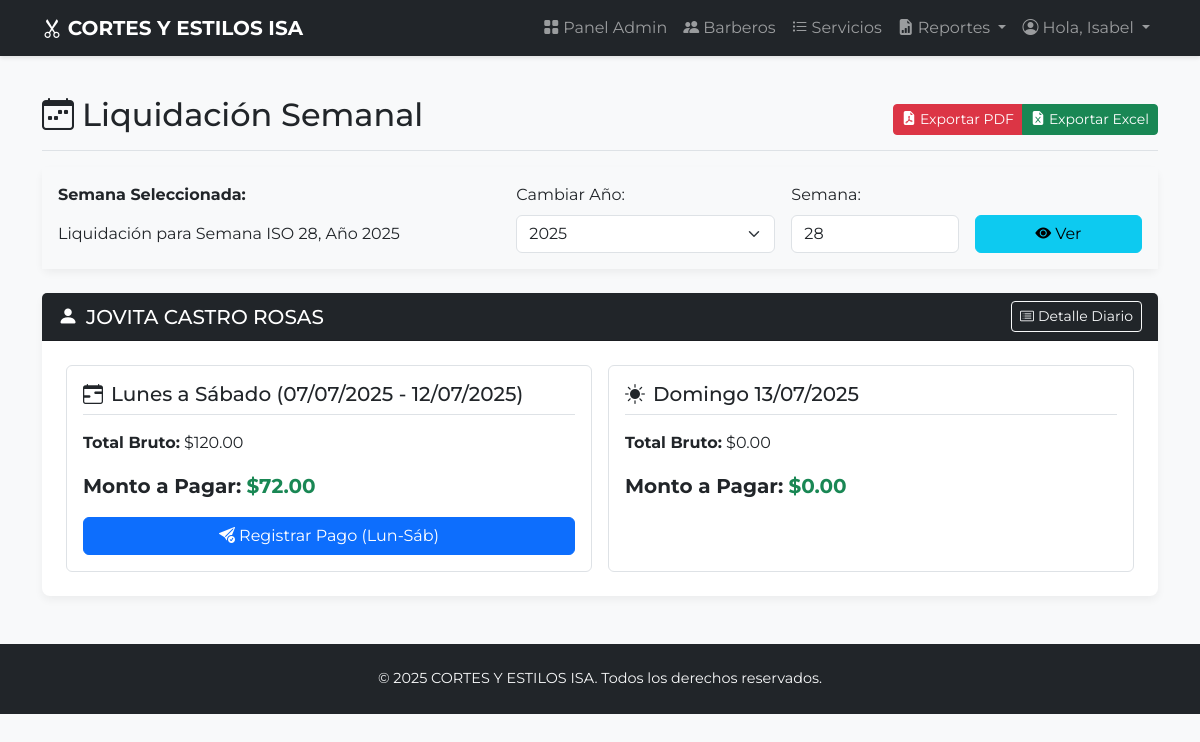
The app's page /admin/liquidacion_semanal (signed in) with its own data.
### app.py (models this page shows, shortened)
class Barbero(db.Model, UserMixin):
    id = db.Column(db.Integer, primary_key=True)
    nombre_usuario = db.Column(db.String(80), unique=True, nullable=False)
    contrasena_hash = db.Column(db.String(256), nullable=False)
    nombre_completo = db.Column(db.String(120), nullable=False)
    porcentaje_comision = db.Column(db.Float, nullable=False, default=0.5)
    rol = db.Column(db.String(20), nullable=False, default='barbero')
    cortes = db.relationship('Corte', backref='autor_barbero', lazy='dynamic') # Cambiado a lazy='dynamic'
    pagos = db.relationship('PagoSemanal', backref='beneficiario_barbero', lazy='dynamic') # Cambiado a lazy='dynamic'

### app.py (the view, shortened to what this page needs)
@app.route('/admin/liquidacion_semanal', methods=['GET', 'POST'])
@login_required
@admin_required
def admin_liquidacion_semanal():
    year_actual = request.args.get('year', default=date.today().isocalendar()[0], type=int)
    week_actual = request.args.get('week', default=date.today().isocalendar()[1], type=int)
    fecha_lunes_semana = datetime.fromisocalendar(year_actual, week_actual, 1)
    fecha_sabado_semana = fecha_lunes_semana + timedelta(days=5)
    fecha_domingo_semana = fecha_lunes_semana + timedelta(days=6)
    inicio_lunes_sabado = fecha_lunes_semana.replace(hour=0, minute=0, second=0)
    fin_lunes_sabado = fecha_sabado_semana.replace(hour=23, minute=59, second=59)
    inicio_domingo = fecha_domingo_semana.replace(hour=0, minute=0, second=0)
    fin_domingo = fecha_domingo_semana.replace(hour=23, minute=59, second=59)
    periodo_id_monsat = f"{year_actual}-W{week_actual:02d}_MonSat"
    desc_periodo_monsat = f"Lunes a Sábado ({fecha_lunes_semana.strftime('%d/%m/%Y')} - {fecha_sabado_semana.strftime('%d/%m/%Y')})"
    periodo_id_domingo = f"{fecha_domingo_semana.strftime('%Y-%m-%d')}_Sun"
    desc_periodo_domingo = f"Domingo {fecha_domingo_semana.strftime('%d/%m/%Y')}"
    detalle_periodo_general = f"Liquidación para Semana ISO {week_actual}, Año {year_actual}"
    barberos_activos = Barbero.query.filter_by(rol='barbero').order_by(Barbero.nombre_completo).all()
    liquidacion_data = []
    fechas_de_la_semana_obj = [(fecha_lunes_semana + timedelta(days=i)).date() for i in range(7)]
    for barbero in barberos_activos:
        cortes_semana = Corte.query.filter(Corte.barbero_id == barbero.id, Corte.fecha_hora_corte.between(inicio_lunes_sabado, fin_domingo)).all()
        cortes_monsat = [c for c in cortes_semana if c.fecha_hora_corte <= fin_lunes_sabado]
        cortes_domingo = [c for c in cortes_semana if c.fecha_hora_corte > fin_lunes_sabado]
        bruto_monsat = sum(c.precio_registrado for c in cortes_monsat)
        comision_monsat = sum(c.precio_registrado * get_commission_rate(barbero, c.servicio_id) for c in cortes_monsat)
        bruto_domingo = sum(c.precio_registrado for c in cortes_domingo)
        comision_domingo = sum(c.precio_registrado * get_commission_rate(barbero, c.servicio_id) for c in cortes_domingo)
        pago_monsat_registrado = PagoSemanal.query.filter_by(barbero_id=barbero.id, periodo_pago_id=periodo_id_monsat).first()
        pago_domingo_registrado = PagoSemanal.query.filter_by(barbero_id=barbero.id, periodo_pago_id=periodo_id_domingo).first()
        detalle_diario_completo = []
        daily_chart_data = []
        for fecha_dia_obj in fechas_de_la_semana_obj:
            cortes_del_dia = [c for c in cortes_semana if c.fecha_hora_corte.date() == fecha_dia_obj]
            bruto_dia = sum(c.precio_registrado for c in cortes_del_dia)
            comision_dia = sum(c.precio_registrado * get_commission_rate(barbero, c.servicio_id) for c in cortes_del_dia)
            daily_chart_data.append(round(bruto_dia, 2))
            detalle_diario_completo.append({'fecha': fecha_dia_obj, 'bruto_dia': bruto_dia, 'comision_dia': comision_dia, 'cantidad_cortes': len(cortes_del_dia)})
        liquidacion_data.append({
            'barbero': barbero,
            'monsat_bruto': bruto_monsat,
            'monsat_comision': comision_monsat,
            'monsat_barberia': bruto_monsat - comision_monsat,
            'pago_monsat_registrado': pago_monsat_registrado,
            'domingo_bruto': bruto_domingo,
            'domingo_comision': comision_domingo,
            'domingo_barberia': bruto_domingo - comision_domingo,
            'pago_domingo_registrado': pago_domingo_registrado,
            'detalle_diario': detalle_diario_completo,
            'daily_chart_labels': ["Lun", "Mar", "Mié", "Jue", "Vie", "Sáb", "Dom"],
            'daily_chart_data': daily_chart_data
        })
    anios_disponibles = sorted(list(set(r[0] for r in db.session.query(extract('year', Corte.fecha_hora_corte)).distinct().all() if r[0] is not None)), reverse=True)
    current_year_for_select = date.today().year
    if not anios_disponibles or current_year_for_select not in anios_disponibles:
        if current_year_for_select not in anios_disponibles : anios_disponibles.append(current_year_for_select)
        anios_disponibles.sort(reverse=True)
    return render_template('admin/liquidacion_semanal.html',
                           liquidacion_data=liquidacion_data,
                           detalle_periodo_general=detalle_periodo_general,
                           desc_periodo_monsat=desc_periodo_monsat,
                           desc_periodo_domingo=desc_periodo_domingo,
                           periodo_id_monsat=periodo_id_monsat,
                           periodo_id_domingo=periodo_id_domingo,
                           selected_year=year_actual,
                           selected_week=week_actual,
                           anios_disponibles=anios_disponibles,
                           fechas_de_la_semana_encabezados=fechas_de_la_semana_obj)

### app.py (called while the page is built)
@login_manager.user_loader
def load_user(user_id):
    return Barbero.query.get(int(user_id))

def get_commission_rate(barbero_obj, servicio_id):
    comision_especifica = ComisionServicio.query.filter_by(
        barbero_id=barbero_obj.id,
        servicio_id=servicio_id
    ).first()
    if comision_especifica and comision_especifica.porcentaje > 0:
        return comision_especifica.porcentaje
    return barbero_obj.porcentaje_comision

def admin_required(f):
    @wraps(f)
    def decorated_function(*args, **kwargs):
        if not current_user.is_authenticated or current_user.rol != 'admin':
            flash("Acceso no autorizado. Se requieren permisos de administrador.", "danger")
            return redirect(url_for('login', next=request.url))
        return f(*args, **kwargs)
    return decorated_function

@app.context_processor
def inject_now():
    utc_now = datetime.utcnow()
    aware_utc_now = pytz.utc.localize(utc_now)
    local_now = aware_utc_now.astimezone(TARGET_TIMEZONE)
    return {'now': local_now} # 'now' ahora estará en tu hora local

### templates/admin/liquidacion_semanal.html (shortened to what this page needs)
{% extends "base.html" %}
{% block content %}
    <div class="d-flex justify-content-between flex-wrap flex-md-nowrap align-items-center pt-3 pb-2 mb-3 border-bottom">
        <h1 class="h2"><i class="bi bi-calendar-week me-2"></i>Liquidación Semanal</h1>
        <div class="btn-group">
            <a href="{{ url_for('exportar_liquidacion_semanal', formato='pdf', year=selected_year, week=selected_week) }}" class="btn btn-danger btn-sm">
                <i class="bi bi-file-earmark-pdf-fill me-1"></i>Exportar PDF
            </a>
            <a href="{{ url_for('exportar_liquidacion_semanal', formato='excel', year=selected_year, week=selected_week) }}" class="btn btn-success btn-sm">
                <i class="bi bi-file-earmark-excel-fill me-1"></i>Exportar Excel
            </a>
        </div>
    </div>
    <div class="card mb-4">
        <div class="card-body bg-light">
            <form method="GET" class="row g-3 align-items-center">
                <div class="col-md-5">
                    <label for="week" class="form-label"><strong>Semana Seleccionada:</strong></label>
                    <p class="form-control-plaintext mb-0">{{ detalle_periodo_general }}</p>
                </div>
                <div class="col-md-3 col-6">
                    <label for="year" class="form-label">Cambiar Año:</label>
                    <select name="year" id="year" class="form-select">
                         {% for anio_option in anios_disponibles %}
                        <option value="{{ anio_option }}" {{ 'selected' if anio_option == selected_year }}>{{ anio_option }}</option>
                        {% endfor %}
                    </select>
                </div>
                <div class="col-md-2 col-6">
                    <label for="week" class="form-label">Semana:</label>
                    <input type="number" name="week" id="week" value="{{ selected_week }}" min="1" max="53" class="form-control">
                </div>
                <div class="col-md-2 align-self-end">
                    <div class="d-grid">
                        <button type="submit" class="btn btn-info"><i class="bi bi-eye-fill me-1"></i>Ver</button>
                    </div>
                </div>
            </form>
        </div>
    </div>
    {% if not liquidacion_data %}
        <div class="text-center p-4">
            <i class="bi bi-info-circle" style="font-size: 3rem; color: #6c757d;"></i>
            <p class="mt-3">No hay datos de liquidación para la semana seleccionada.</p>
            <p class="text-muted">Puede que no haya barberos activos o no se hayan registrado servicios en este período.</p>
        </div>
    {% else %}
        {% for item in liquidacion_data %}
        <div class="card mb-4">
            <div class="card-header bg-dark text-white">
                <div class="d-flex justify-content-between align-items-center">
                    <span class="h5 mb-0">
                        <i class="bi bi-person-fill me-2"></i>{{ item.barbero.nombre_completo }}
                    </span>
                    <button class="btn btn-sm btn-outline-light" type="button" data-bs-toggle="collapse" data-bs-target="#collapse-detail-{{ item.barbero.id }}-{{ loop.index }}" aria-expanded="false" aria-controls="collapse-detail-{{ item.barbero.id }}-{{ loop.index }}">
                        <i class="bi bi-card-list me-1"></i>Detalle Diario
                    </button>
                </div>
            </div>
            <div class="card-body p-4">
                <div class="row g-3">
                    <div class="col-lg-6">
                        <div class="p-3 border rounded h-100">
                            <h5 class="border-bottom pb-2 mb-3"><i class="bi bi-calendar-range me-2"></i>{{ desc_periodo_monsat }}</h5>
                            <p><strong>Total Bruto:</strong> ${{ "{:,.2f}".format(item.monsat_bruto) }}</p>
                            <p class="fs-5"><strong>Monto a Pagar:</strong> <strong class="text-success">${{ "{:,.2f}".format(item.monsat_comision) }}</strong></p>
                            {% if item.pago_monsat_registrado %}
                                <div class="alert alert-success small p-2"><i class="bi bi-check-circle-fill me-1"></i>Pagado el {{ item.pago_monsat_registrado.fecha_pago_registrado | localtime('%d/%m/%Y %H:%M') }}</div>
                            {% elif item.monsat_bruto > 0 %}
                                <form method="POST" action="{{ url_for('admin_liquidacion_semanal', year=selected_year, week=selected_week) }}" class="mt-3 d-grid">
                                    <button type="submit" class="btn btn-primary"><i class="bi bi-send-check-fill me-1"></i>Registrar Pago (Lun-Sáb)</button>
                                </form>
                            {% endif %}
                        </div>
                    </div>
                    <div class="col-lg-6">
                         <div class="p-3 border rounded h-100 bg-light-info">
                            <h5 class="border-bottom pb-2 mb-3"><i class="bi bi-sun-fill me-2"></i>{{ desc_periodo_domingo }}</h5>
                             <p><strong>Total Bruto:</strong> ${{ "{:,.2f}".format(item.domingo_bruto) }}</p>
                            <p class="fs-5"><strong>Monto a Pagar:</strong> <strong class="text-success">${{ "{:,.2f}".format(item.domingo_comision) }}</strong></p>
                        </div>
                    </div>
                </div>
            </div>
        </div>
        {% endfor %}
    {% endif %}
{% endblock %}

### templates/base.html (shortened to what this page needs)
<!DOCTYPE html>
<html lang="es" data-bs-theme="light">
<head>
    <link href="https://cdn.jsdelivr.net/npm/bootstrap@5.3.2/dist/css/bootstrap.min.css" rel="stylesheet">
    <link rel="stylesheet" href="https://cdn.jsdelivr.net/npm/bootstrap-icons@1.11.3/font/bootstrap-icons.min.css">
</head>
<body>
    <nav class="navbar navbar-expand-lg navbar-dark bg-dark sticky-top">
        <div class="container">
            <a class="navbar-brand fw-bold" href="{{ url_for('index') }}">
                <i class="bi bi-scissors"></i>
                CORTES Y ESTILOS ISA
            </a>
            <div class="collapse navbar-collapse" id="navbarNav">
                <ul class="navbar-nav ms-auto mb-2 mb-lg-0">
                    {% if current_user.is_authenticated %}
                        {% if current_user.rol == 'admin' %}
                            <li class="nav-item"><a class="nav-link" href="{{ url_for('admin_dashboard') }}"><i class="bi bi-grid-fill me-1"></i>Panel Admin</a></li>
                            <li class="nav-item"><a class="nav-link" href="{{ url_for('admin_barberos') }}"><i class="bi bi-people-fill me-1"></i>Barberos</a></li>
                            <li class="nav-item"><a class="nav-link" href="{{ url_for('admin_servicios') }}"><i class="bi bi-list-task me-1"></i>Servicios</a></li>
                            <li class="nav-item dropdown">
                                <a class="nav-link dropdown-toggle" href="#" id="navbarDropdownReportes" role="button" data-bs-toggle="dropdown" aria-expanded="false">
                                    <i class="bi bi-file-earmark-bar-graph-fill me-1"></i>Reportes
                                </a>
                            </li>
                        {% else %}
                            <li class="nav-item"><a class="nav-link" href="{{ url_for('barbero_dashboard') }}"><i class="bi bi-person-workspace me-1"></i>Mi Panel</a></li>
                        {% endif %}
                        <li class="nav-item dropdown">
                             <a class="nav-link dropdown-toggle" href="#" id="navbarDropdownUser" role="button" data-bs-toggle="dropdown" aria-expanded="false">
                                <i class="bi bi-person-circle me-1"></i>Hola, {{ current_user.nombre_completo.split(' ')[0] }}
                            </a>
                        </li>
                    {% else %}
                        <li class="nav-item"><a class="nav-link" href="{{ url_for('login') }}"><i class="bi bi-box-arrow-in-right me-1"></i>Iniciar Sesión</a></li>
                    {% endif %}
                </ul>
            </div>
        </div>
    </nav>
    <main class="container py-4">
        {% block content %}{% endblock %}
    </main>
    <footer class="footer mt-auto">
        <div class="container text-center">
            <span class="text-light">&copy; {{ now.year if now else '' }} CORTES Y ESTILOS ISA. Todos los derechos reservados.</span>
        </div>
    </footer>
</body>
</html>

### templates/base.html (style rules this page uses)
body { font-family: 'Montserrat', sans-serif; background-color: #f8f9fa; }
.navbar { box-shadow: 0 2px 4px rgba(0,0,0,.1); }
.card { border: none; box-shadow: 0 4px 8px rgba(0,0,0,.05); border-radius: 0.5rem; }
.footer { background-color: #212529; color: white; padding: 1.5rem 0; font-size: 0.9em; }

### records on screen
Barbero: nombre_completo "Isabel"
Barbero: barbero.nombre_completo "JOVITA CASTRO ROSAS"

### other values on screen
{{ detalle_periodo_general }} "Liquidación para Semana ISO 28, Año 2025"
{{ desc_periodo_monsat }} "Lunes a Sábado (07/07/2025 - 12/07/2025)"
{{ "{:,.2f}".format(item.monsat_bruto) }} "120.00"
{{ "{:,.2f}".format(item.monsat_comision) }} "72.00"
{{ desc_periodo_domingo }} "Domingo 13/07/2025"
{{ "{:,.2f}".format(item.domingo_bruto) }} "0.00"
{{ "{:,.2f}".format(item.domingo_comision) }} "0.00"
{{ now.year if now else '' }} "2025"
form field year "2025"
